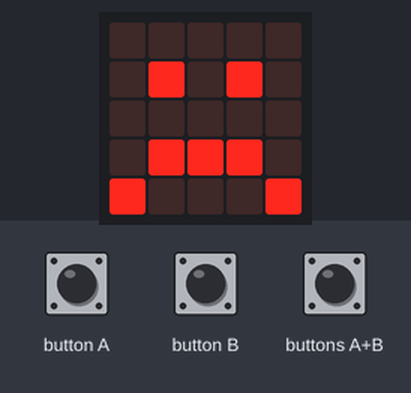
Simulated run of this program. Board: BBC micro:bit running MicroPython. Shown: the board's 5×5 LED display. The inputs (shaded band) are chosen by the test bench.

Above: at 1.2 s.
1.3 s: button A pressed for 0.15 s
At 1.37 s:
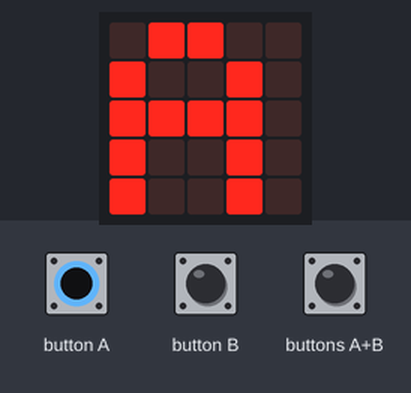
2.9 s: button B pressed for 0.15 s
At 2.97 s:
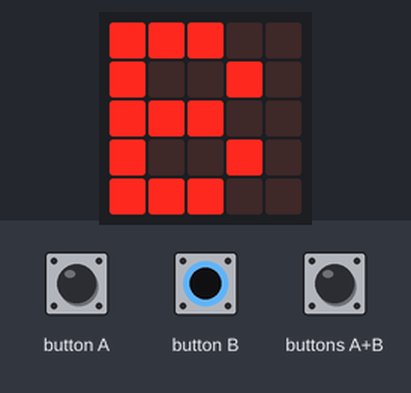
4.5 s: buttons A+B pressed for 0.15 s
At 4.57 s:
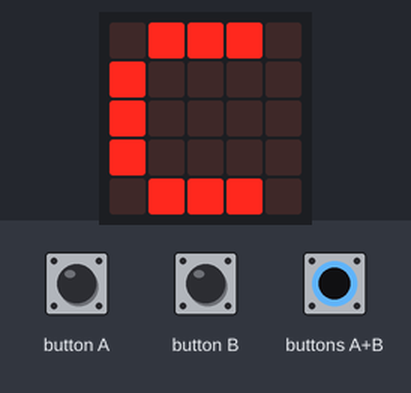
6.1 s: buttons A+B pressed for 3.2 s
10.8 s: button A pressed for 3.2 s
At 11.8 s:
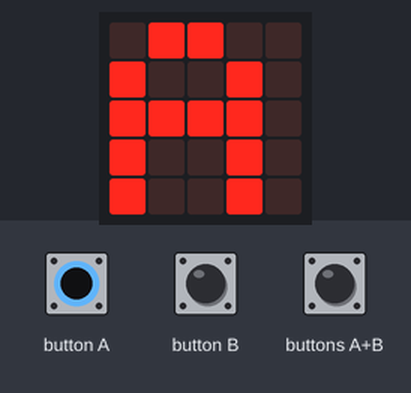
Timing chart, 0 to 13.8 s (numbered marks = the images above; inputs shaded):
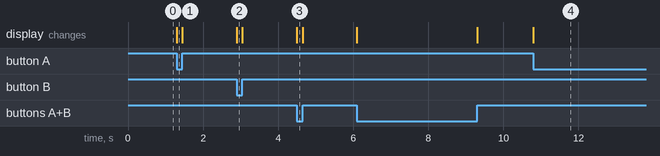

Measured:
- after the input at 1.3 s, the display: changes at once (image 1)
- after the input at 2.9 s, the display: changes at once (image 2)
- after the input at 4.5 s, the display: changes at once (image 3)
- after the input at 10.8 s, the display: changes at once (image 4)

The program:

three_button_sample.py
```python
from microbit import *

while True:
    if button_b.is_pressed() and button_a.is_pressed():
        display.show('C')
    elif button_a.is_pressed():
        display.show('A')
    elif button_b.is_pressed():
        display.show('B')
    else:
        display.show(Image.SAD)

display.clear()
```
